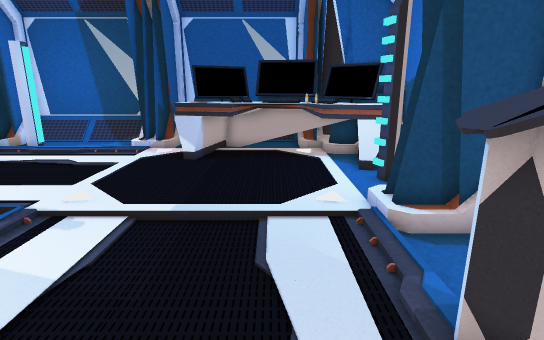
View 1 (above)

16 first-person views from a walk through a scene from a Unity 3-D project. The camera is 1.5 m above the floor, tilts 14° down and sees 80° across. Doors are open. The floor is counted in squares, 0.45 m on a side. Each view is taken from the middle of a square. On the plan, view 1 faces up. The plan holds only what a view shows up to about 20 squares ahead; the rest is blank. The place goes on beyond the plan. The player character is not drawn. Some surface patterns are stand-ins.

View 2
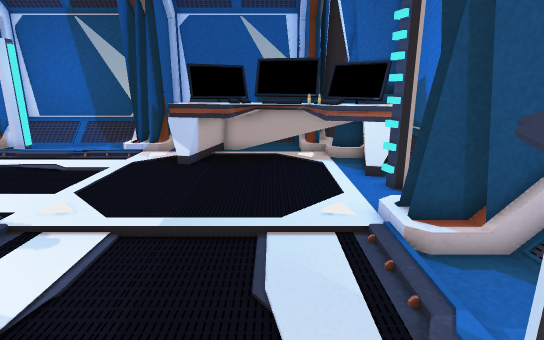

View 3
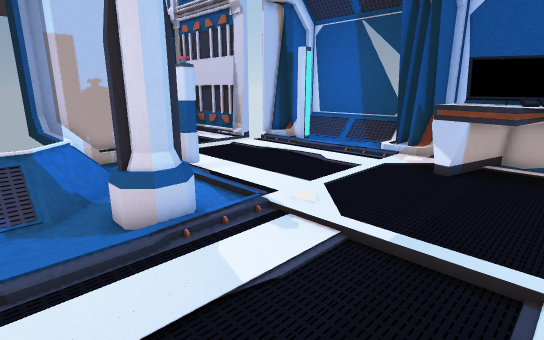

View 4
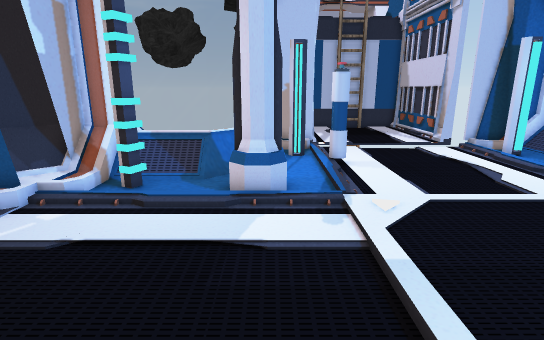

View 5
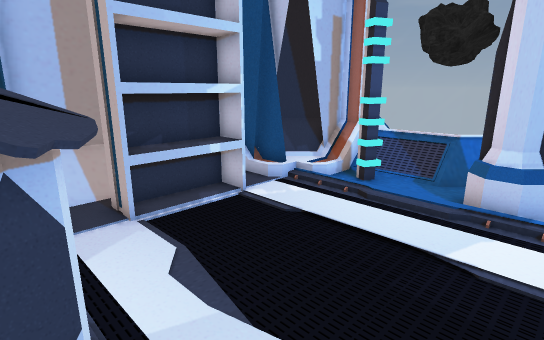

View 6
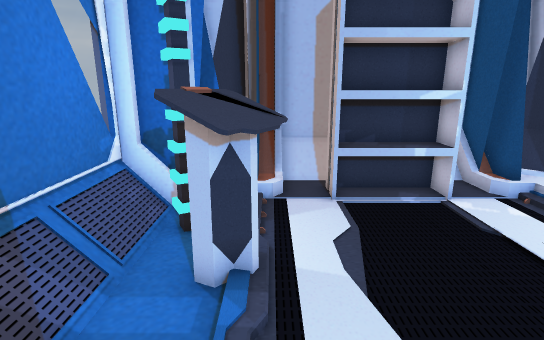

View 7
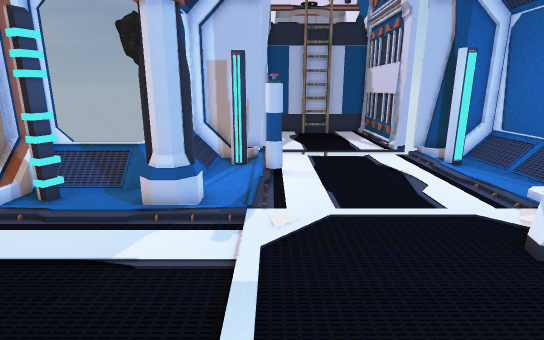

View 8
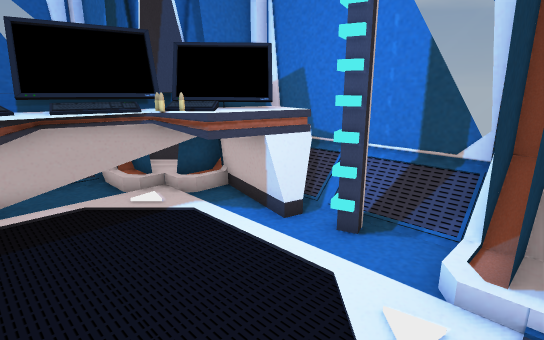

View 9
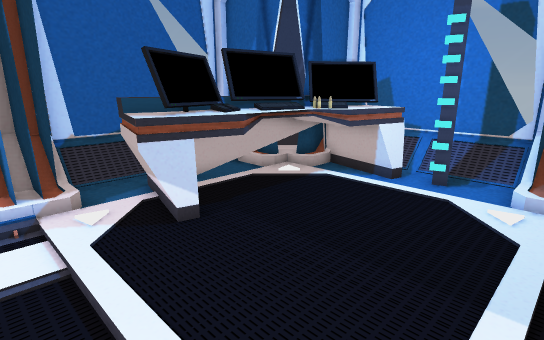

View 10
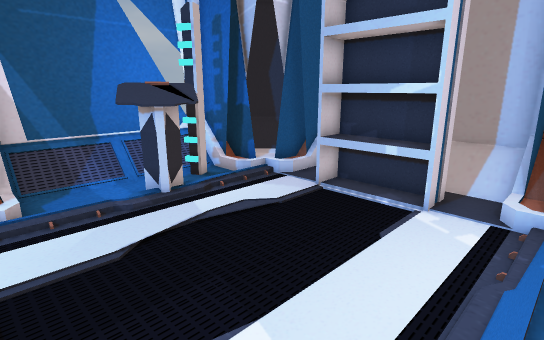

View 11
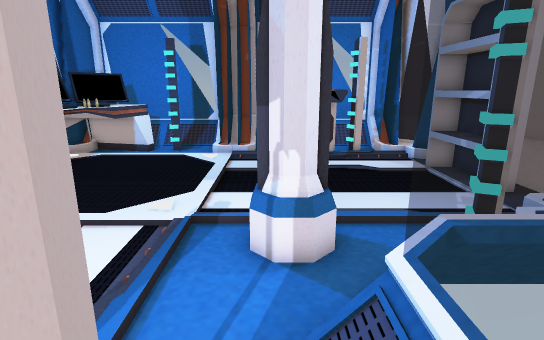

View 12
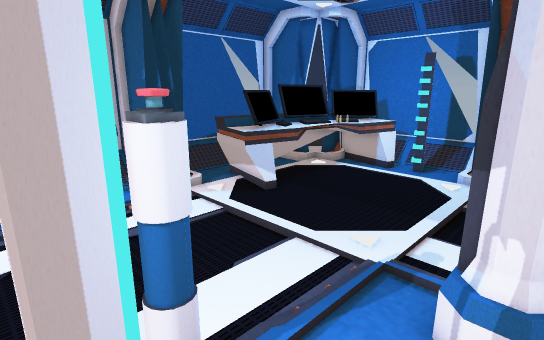

View 13
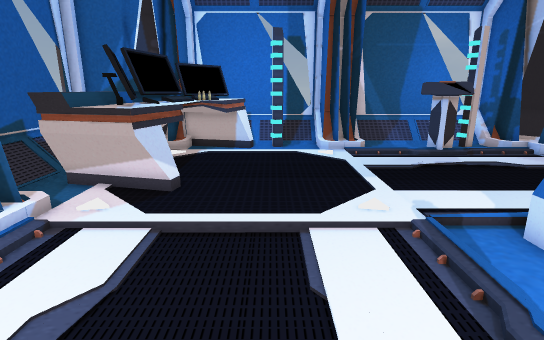

View 14
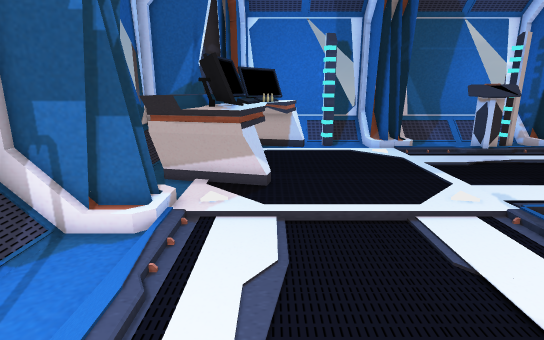

View 15
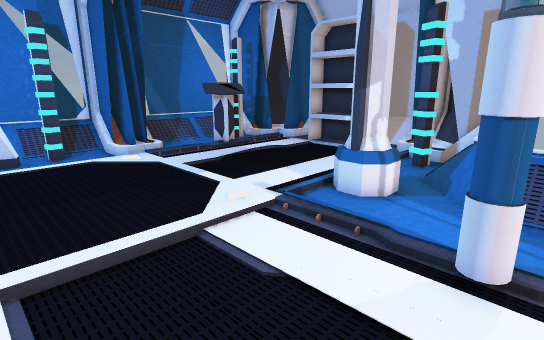

View 16
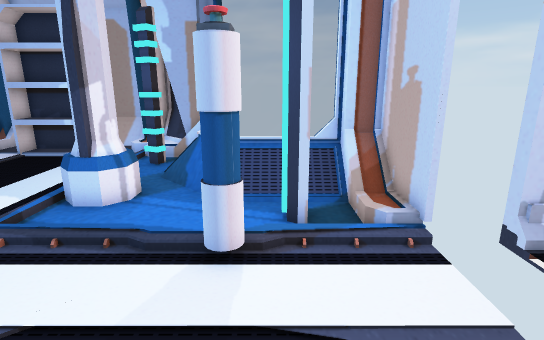

### Floor plan
Key: @ floor where view 1 was taken; # wall or solid block; . main floor; : floor 0.25 m higher than the main floor; / step, stairs or slope; D open door; = window, fence, low wall or low ledge; C console; L column; S shelf; O other object.
Columns run from 17 left of view 1 to 7 right of it. Each row starts with its distance up from view 1.
 22             ==     #
 21   ######## #######=#
 20  ##//////###///////##
 19  ###/....###.OOOO .##=#
 18 ##//.....///.OOOOOOOO###
 17 DD..........OOOOOOOOOOO#
 16 DD..........OOOOOOOOOOO#
 15 DD...........O.OOOOOOOO#
 14 DD......../........OOOO#
 13 DD......../..........OO#=
 12 DD......../..........###=
 11 DD...................//#=
 10 DD..................../==
  9 DD...O............../####
  8 ##//..........///.../##
  7  #/#/.............../###
  6  #/////.LLL.........../#
  5  ##////.LLL.........../#
  4  ##  ==//..........CCC/#
  3       =//..........CCC/#
  2        ///.........CC /#
  1        //#...........###
  0       ##///......@...##
 -1        ###:..SSSSS..##
 -2         ###:.SSSSS.:#
 -3           ##.S SSS.##
 -4            #///////#
 -5            #########

Where each view was taken, in squares from view 1:
view 1: 0 up, 0 right, facing up
view 2: 1 up, 0 right, facing up
view 3: 2 up, 0 right, facing up-left
view 4: 6 up, 3 right, facing left
view 5: 7 up, 3 right, facing down-left
view 6: 9 up, 2 right, facing down
view 7: 9 up, 3 right, facing left
view 8: 8 up, 2 left, facing up-right
view 9: 8 up, 8 left, facing up-right
view 10: 8 up, 7 left, facing down-right
view 11: 6 up, 15 left, facing right
view 12: 5 up, 14 left, facing up-right
view 13: 12 up, 14 left, facing right
view 14: 15 up, 15 left, facing right
view 15: 15 up, 13 left, facing down-right
view 16: 15 up, 13 left, facing down
